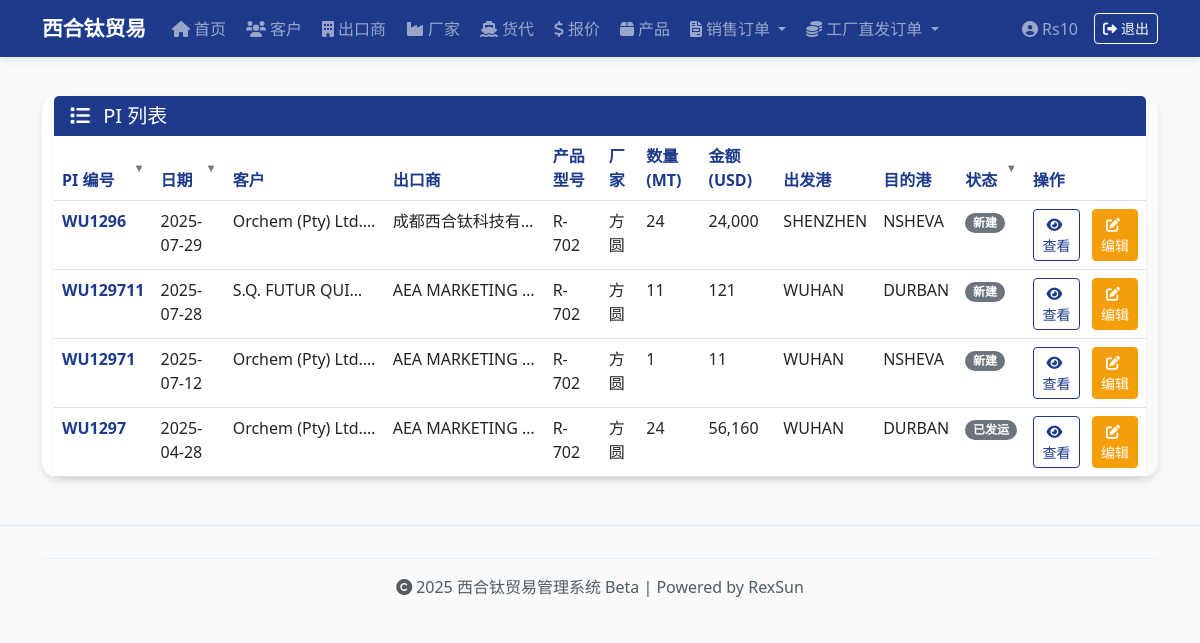
Before: /pi-list (signed in) with the older database file.
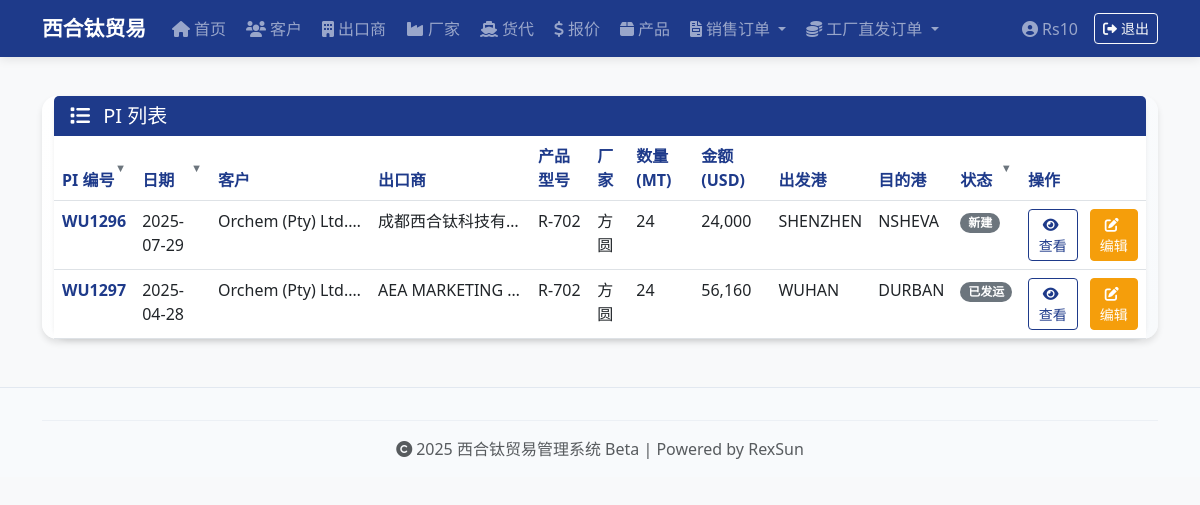
After: the same page with the newer database file.
### app.py (models this page shows, shortened)
class PI(db.Model):
    __tablename__ = 'pi'
    id = db.Column(db.Integer, primary_key=True)
    pi_no = db.Column(db.String(50), unique=True, nullable=False)
    pi_date = db.Column(db.Date, nullable=False)
    customer_id = db.Column(db.Integer, db.ForeignKey('customer.id'), nullable=False)
    exporter_id = db.Column(db.Integer, db.ForeignKey('exporter.id'), nullable=False)
    payment_terms = db.Column(db.String(100))
    loading_port = db.Column(db.String(100))
    destination_port = db.Column(db.String(100))
    bank = db.Column(db.Text) # 存放整段银行账户信息文本
    shipment_date = db.Column(db.Date)
    note = db.Column(db.String(200))
    status = db.Column(db.String(20), default='新建')
    customer_name_snapshot = db.Column(db.String(100))  # 客户名称快照
    customer_address_snapshot = db.Column(db.String(200))  # 客户地址快照
    customer_tax_code_snapshot = db.Column(db.String(100))  # 客户税号快照
    customer_country_snapshot = db.Column(db.String(50))  # 客户国家快照
    customer_contact_snapshot = db.Column(db.String(100))  # 客户联系人快照
    customer_phone_snapshot = db.Column(db.String(50))  # 客户电话快照
    customer_email_snapshot = db.Column(db.String(100))  # 客户邮箱快照
    exporter_name_snapshot = db.Column(db.String(100))  # 出口商名称快照
    exporter_address_snapshot = db.Column(db.String(200))  # 出口商地址快照
    exporter_tax_code_snapshot = db.Column(db.String(100))  # 出口商税号快照
    exporter_country_snapshot = db.Column(db.String(50))  # 出口商国家快照
    exporter_contact_snapshot = db.Column(db.String(100))  # 出口商联系人快照
    exporter_phone_snapshot = db.Column(db.String(50))  # 出口商电话快照
    exporter_email_snapshot = db.Column(db.String(100))  # 出口商邮箱快照
    products = db.relationship('PIItem', backref='pi', cascade="all, delete-orphan")  # 👈 注意这里不用引号
    customer = db.relationship('Customer')
    exporter = db.relationship('Exporter', foreign_keys='PI.exporter_id')
    freight_forwarder_id = db.Column(db.Integer, db.ForeignKey('freight_forwarder.id'))
    freight_forwarder = db.relationship('FreightForwarder')
    ocean_freight = db.Column(db.Float)
    container_date = db.Column(db.Date)
    container_location = db.Column(db.String(100))
    etd = db.Column(db.Date)
    eta = db.Column(db.Date)
    coo_required = db.Column(db.String(10))   # '需要' / '不需要'
    apta_required = db.Column(db.String(10))
    export_license_required = db.Column(db.String(10))
    customs_docs_required = db.Column(db.String(10))
    other_documents = db.Column(db.String(200))
    bill_of_lading = db.Column(db.String(100))
    shipping_company = db.Column(db.String(100))
    coa_status = db.Column(db.String(20))
    insurance_status = db.Column(db.String(20))
    document_shipping_status = db.Column(db.String(20))
    tracking_number = db.Column(db.String(100))
    batch_no = db.Column(db.String(200)) #多个批号用 ; 分隔
    actual_departure_date = db.Column(db.Date)  # 实际发运日期 7.4日新增
    vessel_info = db.Column(db.String(100))
    booking_number = db.Column(db.String(100))
    container_type_quantity = db.Column(db.String(20))
    shipping_mark = db.Column(db.String(50))
    freight_term = db.Column(db.String(50))
    contract_number = db.Column(db.String(100))
    freight_clause = db.Column(db.String(200))
    waybill_option = db.Column(db.String(50))
    container_number = db.Column(db.String(50))
    seal_number = db.Column(db.String(50))
    container_type = db.Column(db.String(20))
    quantity_units = db.Column(db.Float)
    gross_weight = db.Column(db.Float)
    volume = db.Column(db.Float)
    vgm = db.Column(db.String(50))
    total_quantity = db.Column(db.Float)
    total_quantity_unit = db.Column(db.String(20))
    total_weight = db.Column(db.Float)
    total_weight_unit = db.Column(db.String(20))
    total_volume = db.Column(db.Float)
    total_volume_unit = db.Column(db.String(20))
    total_vgm = db.Column(db.String(50))
    actual_arrival_date = db.Column(db.Date)  # 实际到港日期
    payment_received = db.Column(db.String(10))  # 货款收齐：'已收齐' / '未收齐'
    freight_invoice_amount = db.Column(db.Float)  # 货代账单金额
    freight_invoice_confirmed = db.Column(db.String(10))  # 货代账单确认状态 '已确认' / '未确认'
    freight_invoice_issued = db.Column(db.String(10))  # 货代发票开具状态 '已开具' / '未开具'
    telex_release = db.Column(db.String(10))  # PI电放状态 '已电放' / '未电放'
    settlement_documents_required = db.Column(db.String(10))  # 结汇文件 '需要' / '不需要'
    freight_payment_status = db.Column(db.String(10))  # 运费付款状态：'已付款' / '未付款'
    commission_factory_id = db.Column(db.Integer, db.ForeignKey('factory.id'))
    commission_exporter_id = db.Column(db.Integer, db.ForeignKey('exporter.id'))
    commission_amount = db.Column(db.Float)
    commission_rate = db.Column(db.Float)
    commission_status = db.Column(db.String(20))
    factory_sale_amount = db.Column(db.Float)
    commission_factory = db.relationship('Factory', foreign_keys='PI.commission_factory_id')
    commission_exporter = db.relationship('Exporter', foreign_keys='PI.commission_exporter_id')

class PIItem(db.Model):
    __tablename__ = 'pi_item'
    id = db.Column(db.Integer, primary_key=True)
    pi_id = db.Column(db.Integer, db.ForeignKey('pi.id'), nullable=False)
    product_id = db.Column(db.Integer, db.ForeignKey('product.id'), nullable=False)
    factory_id = db.Column(db.Integer, db.ForeignKey('factory.id'), nullable=False)
    trade_term = db.Column(db.String(50))
    unit_price = db.Column(db.Float)
    quantity = db.Column(db.Float)
    total_price = db.Column(db.Float)
    product_category_snapshot = db.Column(db.String(100))  # 产品类别快照
    product_brand_snapshot = db.Column(db.String(100))  # 产品品牌快照
    product_model_snapshot = db.Column(db.String(100))  # 产品型号快照
    product_packaging_snapshot = db.Column(db.String(100))  # 产品包装快照
    factory_name_snapshot = db.Column(db.String(100))  # 厂家名称快照
    factory_address_snapshot = db.Column(db.String(200))  # 厂家地址快照
    factory_tax_code_snapshot = db.Column(db.String(100))  # 厂家税号快照
    factory_country_snapshot = db.Column(db.String(50))  # 厂家国家快照
    factory_contact_snapshot = db.Column(db.String(100))  # 厂家联系人快照
    factory_phone_snapshot = db.Column(db.String(50))  # 厂家电话快照
    factory_email_snapshot = db.Column(db.String(100))  # 厂家邮箱快照
    product = db.relationship('Product')
    factory = db.relationship('Factory')

### app.py (the view)
@app.route('/pi-list')
@login_required
def show_pi_list():
    status_order = ['新建', '待发运', '已发运', '已到港', '已完成']
    pi_list = PI.query.filter(PI.commission_factory_id.is_(None), PI.commission_exporter_id.is_(None)).all()
    pi_list = sorted(
        pi_list,
        key=lambda pi: (status_order.index(pi.status) if pi.status in status_order else len(status_order), -pi.pi_date.toordinal() if pi.pi_date else 0)
    )
    return render_template('pi_list.html', pi_list=pi_list)

### app.py (called while the page is built)
@app.template_filter('format_number')
def format_number(value):
    if value is None:
        return '0'
    try:
        return f"{int(value):,}"
    except (ValueError, TypeError):
        return str(value)

@login_manager.user_loader
def load_user(user_id):
    return User.query.get(int(user_id))

@app.before_request
def create_admin_users():
    if not hasattr(app, '_admin_created'):
        db.create_all()
        users = [
            ('Rs10', 'Rs10!)xht'),
            ('Bw18', 'Bw18!*xht'),
            ('Dd16', 'Dd16!^xht'),
        ]
        for username, pwd in users:
            if not User.query.filter_by(username=username).first():
                user = User(username=username)
                user.set_password(pwd)
                db.session.add(user)
        db.session.commit()
        app._admin_created = True

### templates/pi_list.html (shortened to what this page needs)
{% extends "base.html" %}
{% block content %}
<div class="container mt-4">
  <div class="pi-list-section">
    <div class="card border-0 shadow-sm">
      <div class="card-header bg-navy text-white">
        <h5 class="mb-0">
          <i class="fas fa-list me-2"></i> PI 列表
        </h5>
      </div>
      <div class="card-body p-0">
        <div class="table-responsive">
          <table id="piTable" class="table table-hover mb-0">
            <thead class="bg-light-gray">
              <tr>
                <th onclick="sortTable(0)" class="sortable-header text-navy">PI 编号</th>
                <th onclick="sortTable(1)" class="sortable-header text-navy">日期</th>
                <th class="text-navy">客户</th>
                <th class="text-navy">出口商</th>
                <th class="text-navy">产品型号</th>
                <th class="text-navy">厂家</th>
                <th class="text-navy">数量(MT)</th>
                <th class="text-navy">金额(USD)</th>
                <th class="text-navy">出发港</th>
                <th class="text-navy">目的港</th>
                <th onclick="sortTable(10)" class="sortable-header text-navy">状态</th>
                <th class="text-navy">操作</th>
              </tr>
            </thead>
            <tbody>
              {% for pi in pi_list %}
              <tr class="table-row-hover">
                <td class="fw-bold text-navy">{{ pi.pi_no }}</td>
                <td>{{ pi.pi_date.strftime('%Y-%m-%d') }}</td>
                <td style="max-width: 160px; overflow: hidden; text-overflow: ellipsis; white-space: nowrap;">
                  <span title="{{ pi.customer_name_snapshot or (pi.customer.name if pi.customer else '') }}">{{ pi.customer_name_snapshot or (pi.customer.name if pi.customer else '') }}</span>
                </td>
                <td style="max-width: 160px; overflow: hidden; text-overflow: ellipsis; white-space: nowrap;">
                  <span title="{{ pi.exporter_name_snapshot or (pi.exporter.name if pi.exporter else '') }}">{{ pi.exporter_name_snapshot or (pi.exporter.name if pi.exporter else '') }}</span>
                </td>
                <td>
                  {% for item in pi.products %}
                    {{ item.product_model_snapshot or item.product.model }}<br>
                  {% endfor %}
                </td>
                <td>
                  {% for item in pi.products %}
                    {{ item.factory_name_snapshot or item.factory.name }}<br>
                  {% endfor %}
                </td>
                <td>
                  {% for item in pi.products %}
                    {{ item.quantity | int }}<br>
                  {% endfor %}
                </td>
                <td>{{ (pi.products | sum(attribute='total_price')) | int | format_number }}</td>
                <td>{{ pi.loading_port }}</td>
                <td>{{ pi.destination_port }}</td>
                <td>
                  {% if pi.status == '已完成' %}
                    <span class="badge bg-success rounded-pill">{{ pi.status }}</span>
                  {% else %}
                    <span class="badge bg-secondary rounded-pill">{{ pi.status }}</span>
                  {% endif %}
                </td>
                <td>
                  <div class="d-flex flex-row gap-2">
                    <a href="{{ url_for('view_pi', pi_id=pi.id) }}" class="btn btn-sm btn-outline-navy me-1">
                      <i class="fas fa-eye me-1"></i>查看
                    </a>
                    <a href="{{ url_for('edit_pi', pi_id=pi.id) }}" class="btn btn-sm btn-accent">
                      <i class="fas fa-edit me-1"></i>编辑
                    </a>
                  </div>
                </td>
              </tr>
              {% endfor %}
            </tbody>
          </table>
        </div>
      </div>
    </div>
  </div>
</div>
{% endblock %}

Changed rows visible on the page:
removed PI: pi_no "WU129711", pi_date "2025-07-28", customer_name_snapshot "S.Q. FUTUR QUI…", exporter_name_snapshot "AEA MARKETING…", products "121", loading_port "WUHAN", destination_port "DURBAN", status "新建"
removed PIItem: product_model_snapshot "R-702", factory_name_snapshot "方圆", quantity "11"
removed PI: pi_no "WU12971", pi_date "2025-07-12", customer_name_snapshot "Orchem (Pty) Ltd.…", exporter_name_snapshot "AEA MARKETING…", products "11", loading_port "WUHAN", destination_port "NSHEVA", status "新建"
removed PIItem: product_model_snapshot "R-702", factory_name_snapshot "方圆", quantity "1"
